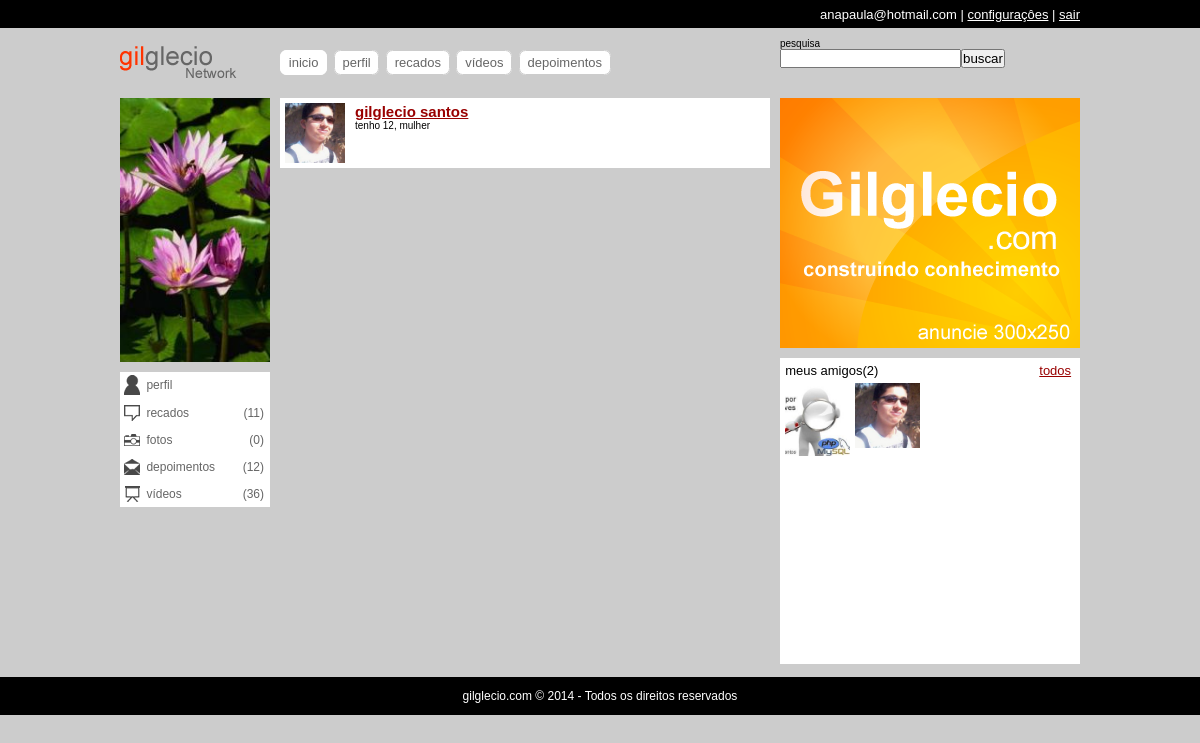
The page /busca.php?s=gilglecio (signed in) on the database as committed earlier.
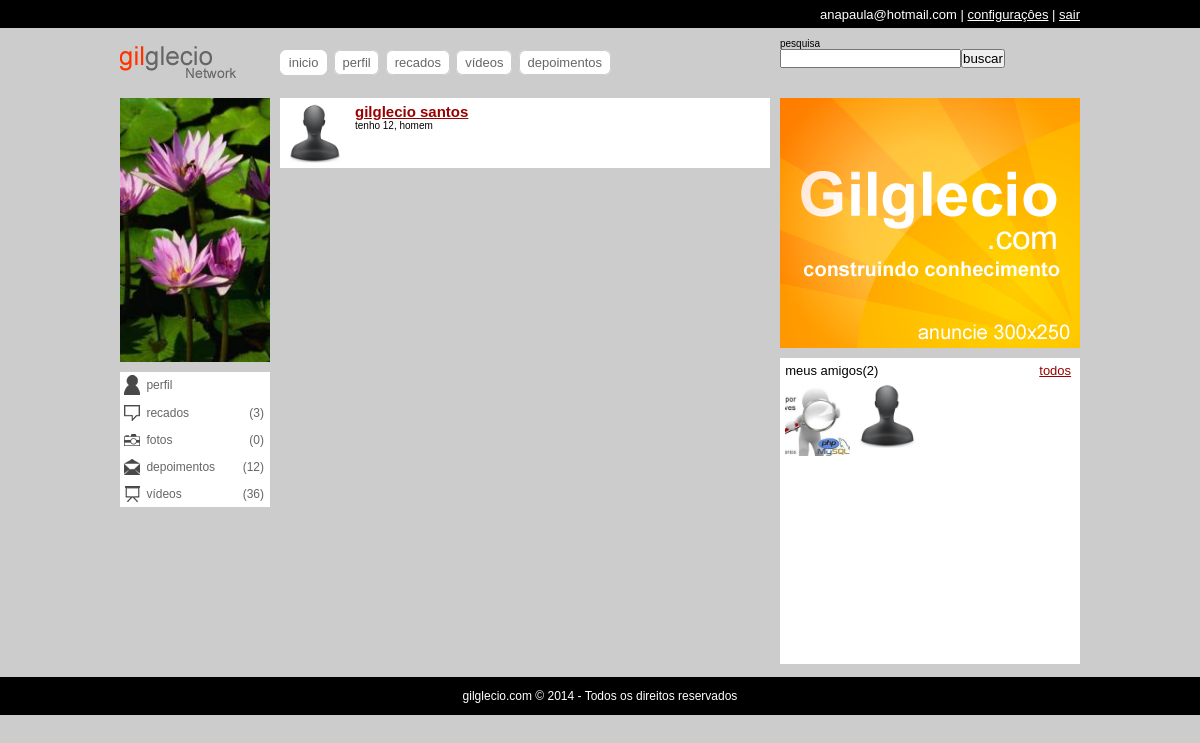
The same page on the database as committed later.
### tables this page shows
CREATE TABLE `usuarios` (
  `id` int(11) NOT NULL AUTO_INCREMENT,
  `email` varchar(64) NOT NULL,
  `senha` varchar(128) NOT NULL,
  `nome` varchar(32) NOT NULL,
  `sobrenome` varchar(64) NOT NULL,
  `nascimento` date NOT NULL,
  `sexo` varchar(10) NOT NULL,
  `imagem` varchar(128) DEFAULT NULL,
  `status` int(1) NOT NULL DEFAULT '0',
  `cadastro` date NOT NULL,
  `nivel` int(1) NOT NULL DEFAULT '0',
  PRIMARY KEY (`id`)
);

### classes/DB.class.php (called while the page is built, shortened)
<?php
	class DB{
		private static $conn;
		static function getConn(){
			if(is_null(self::$conn)){
				self::$conn = new PDO('mysql:host=localhost;dbname=aularedesocial','root','');
				self::$conn->setAttribute(PDO::ATTR_ERRMODE,PDO::ERRMODE_EXCEPTION);
			}
			return self::$conn;
		}
	}

### classes/Recados.class.php (called while the page is built, shortened)
<?php
	class Recados extends DB{
		static function getRecados($idExtrangeiro){
			$select = self::getConn()->prepare("
			SELECT u.id, u.nome, u.sobrenome, u.imagem, a.de, a.para, r.id, r.recado, r.de, r.para, r.data, r.status FROM usuarios u
			INNER JOIN amisade a ON (((u.id=a.de) AND (a.para=?)) OR ((u.id=a.para) AND (a.de=?)))
			INNER JOIN recados r ON ((r.de=u.id) AND (r.para='publico' OR r.para='amigos' OR r.para=?) AND r.status=1) AND a.status=1 ORDER BY r.data DESC");
			$select->execute(array($idExtrangeiro,$idExtrangeiro,$idExtrangeiro));
			$d['num'] = $select->rowCount();
			$d['dados'] = $select->fetchAll();
			return $d;
		}
	}

### classes/Amisade.class.php (called while the page is built, shortened)
<?php
	class Amisade extends DB{
		static function list_amigos($idExtrangeiro){
			$selAmigos= self::getConn()->prepare('SELECT u.id, u.nome, u.sobrenome, u.imagem FROM usuarios u INNER JOIN amisade a ON (((u.id=a.de) AND (a.para=?)) OR ((u.id=a.para) AND (a.de=?))) AND a.status=1');
			$selAmigos->execute(array($idExtrangeiro,$idExtrangeiro));
			$d['num'] = $selAmigos->rowCount();
			$d['dados'] = $selAmigos->fetchAll();
			return $d;
		}
	}

### classes/Allbuns.class.php (called while the page is built, shortened)
<?php
	class Albuns extends DB{
		static function listAlbuns($usuario){
			$list = self::getConn()->prepare('SELECT * FROM `albuns` WHERE `usuario`=?');
			$list->execute(array($usuario));
			$d['num'] = $list->rowCount();
			$d['dados'] = $list->fetchAll();
			return $d;
		}
		static function totalFotos($usuario){
			$albuns = self::listAlbuns($usuario);
			$totalfotos = 0;
			return $totalfotos;
		}
	}

### busca.php (the view)
<?php include('includes/header.php'); ?>
        <div id="amarra-center-left">
            <div class="center" id="busca">
            <?php
				if(isset($_GET['s']) AND $_GET['s']<>''){
					$explode = explode(' ',$_GET['s']);
					$numP = count($explode);
					if($numP==1){
						$busca = ' `nome` LIKE :nome ';
					}else{
						$busca = ' `nome`=:nome  AND `sobrenome` LIKE :sobrenome ';
					}
					$buscar = DB::getConn()->prepare("SELECT * FROM `usuarios` WHERE $busca");
					if($numP==1){
						$buscar->bindValue(":nome",'%'.$explode[0].'%',PDO::PARAM_STR);
					}else{
						$buscar->bindValue(":nome",$explode[0],PDO::PARAM_STR);
						$buscar->bindValue(":sobrenome",'%'.$explode[1].'%',PDO::PARAM_STR);
					}
					$buscar->execute();
					if($buscar->rowCount()>0){
						echo '<ul>';
						while($resbusca=$buscar->fetch(PDO::FETCH_ASSOC)){
							if($resbusca['id']<>$user_id){
								$idade = (date('Y')-date('Y',strtotime($resbusca['nascimento'])));
								$idade = ($idade==0) ? '' : 'tenho '.$idade.', ';
								$genero = ($resbusca['sexo']=='feminino') ? 'mulher' : 'homem';
								echo '<li><span><img src="uploads/usuarios/'.user_img($resbusca['imagem']).'" /></span>
								<h2><a href="perfil.php?uid='.$resbusca['id'].'">'.$resbusca['nome'].' '.$resbusca['sobrenome'].'</a></h2>
								<p>'.$idade.$genero.'</p></li>';
							}
						}
						echo '</ul>';
					}
				}else{
					echo 'Sem resultados';
				}
			?>
            </div>
            <div class="right">
                <?php include('includes/amigos.php'); ?>
            </div>
        </div>
<?php include('includes/footer.php'); ?>

### includes/header.php (shortened to what this page needs)
<?php
include('classes/DB.class.php');
include('classes/Login.class.php');
include('classes/Amisade.class.php');
include('classes/Recados.class.php');
include('classes/Allbuns.class.php');
$idExtrangeiro = (isset($_GET['uid'])) ? (int)$_GET['uid'] : $_SESSION['socialbigui_uid'];
function user_img($img){
	return ($img<>'' AND file_exists('uploads/usuarios/'.$img)) ? $img : 'default.png';
}
$user_imagem = user_img($user_imagem);
?>
<!DOCTYPE HTML>
<html lang="pt-br">
<head>
<link rel="stylesheet" media="screen" href="estilos/template.css" type="text/css" />
</head>
<body>
<div id="topo">
	<div class="cAlign">
        <span><?php echo $_SESSION['socialbigui_usuario'] ?> | <a href="#">configura&ccedil;&ocirc;es</a> | <a href="?sair=true">sair</a></span>
    </div>
</div>
<div class="cAlign">
    <div id="header">
    	<div class="left">
        </div>
        <div class="center">
      		<ul>
                <li><a href="./" class="ativo">inicio</a></li>
                <li><a href="perfil.php">perfil</a></li>
                <li><a href="recados.php">recados</a></li>
                <li><a href="videos.php">v&iacute;deos</a></li>
                <li><a href="depoimentos.php">depoimentos</a></li>
            </ul>
        </div>
        <div class="right">
        	<span>pesquisa</span>
            <form name="pesquisa-all" action="busca.php" method="get">
            	<input type="text" name="s" /><input type="submit" value="buscar" />
            </form>
        </div>
    </div>
    <div id="content">
		<div class="left">
            <div class="blocos" id="foto-perfil">
            	<a href="#"><img src="uploads/usuarios/<?php echo $user_imagem; ?>" alt="<?php echo $user_nome ?>" title="<?php echo $user_nome ?>" /></a>
            </div>
            <?php
			$list_amigos = Amisade::list_amigos($idExtrangeiro);
			$albuns = Albuns::listAlbuns($idExtrangeiro);
			?>
            <div class="blocos" id="menu-lateral">
            	<ul>
                	<li><a href="perfil.php?uid=<?php echo $idExtrangeiro ?>" class="perfil">perfil</a></li>
                   	<?php $recados = Recados::getRecados($idExtrangeiro); ?>
                	<li><a href="recados.php?uid=<?php echo $idExtrangeiro ?>" class="recados">recados <span>(<?php echo $recados['num'] ?>)</span></a></li>
                    <li><a href="albuns.php?uid=<?php echo $idExtrangeiro ?>" class="fotos">fotos <span>(<?php echo Albuns::totalFotos($idExtrangeiro); ?>)</span></a></li>
                    <li><a href="depoimentos.php?uid=<?php echo $idExtrangeiro ?>" class="depoimentos">depoimentos <span>(12)</span></a></li>
                    <li><a href="videos.php?uid=<?php echo $idExtrangeiro ?>" class="videos">v&iacute;deos <span>(36)</span></a></li>
                </ul>
            </div>
        </div>

### includes/amigos.php
<div class="blocos" id="publicidade">
    <img src="midias/banner.png" />
</div>
<div class="blocos" id="meus-amigos">
    <span>meus amigos(<?php echo $list_amigos['num'] ?>) <a href="#">todos</a></span>
    <ul>
    	<?php
		if($list_amigos['num']>0){
			foreach($list_amigos['dados'] as $resAmigos){
				echo '<li><span><a href="perfil.php?uid='.$resAmigos[0].'"><img src="uploads/usuarios/'.user_img($resAmigos[3]).'" alt="" title="'.$resAmigos[1].' '.$resAmigos[2].'" /></a></span></li>';
			}
		}else{
			echo 'Você não tem amigos';
		}
		?>
    </ul>
</div>

### includes/footer.php
</div>
</div>
<div id="footer">
	<div class="cAlign">
    	<p>gilglecio.com &copy; <?php echo date('Y') ?> - Todos os direitos reservados</p>
    </div>
</div>
</body>
</html>

### estilos/template.css (style rules this page uses)
* { margin:0; padding:0; }
body { background:#CCC; font:62.5% "Trebuchet MS", Arial, Helvetica, sans-serif; text-align:center; }
img { display:block; }
a { color:#900; }
.cAlign { width:960px; margin:0 auto; text-align:left; }
div#topo { background:#000; color:#FFF; padding:0.5em 0; overflow:hidden; font-size:1.3em; }
div#topo span { float:right; }
div#topo span a { color:#FFF; }
div#header { width:100%; min-height:50px;padding:1em 0; }
div.left { width:149.999px; }
div.center { width:489.999px; margin:0 1em; }
div.right { width:299.999px; }
div.left, div.center, div.right { min-height:50px; float:left; }
div#header div.left { background:url(../images/bigui.png) no-repeat left; }
div#header .center ul { margin-bottom:-0.1em; list-style:none; font-size:1.3em; float:left; margin-top:17px; }
div#header .center ul li { float:left; display:inline; }
div#header .center ul li a { border:1px solid #CCC; background:#fff; color:#666; margin-right:0.5em; padding:0.3em 0.6em;border-radius:0.5em; text-decoration:none; }
div#header .center ul li a.ativo, div#header .center ul li a:hover { border:1px solid #fff; }
div#content { overflow:hidden; }
div.blocos { width:100%; min-height:50px; margin-bottom:1em; clear:both; background:#fff; }
div#content .blocos { width:auto; }
div#foto-perfil { overflow:hidden; }
div#foto-perfil img { width:100%; float:left; }
div#menu-lateral ul { font-size:1.2em; list-style:none; }
div#menu-lateral ul li a { display:block; color:#666; text-decoration:none; padding:0.5em; margin-bottom:0.1em; padding-left:2.2em; }
div#menu-lateral ul li a span { float:right; }
div#menu-lateral ul li a.perfil { background:url(../images/perfil.png) no-repeat left; }
div#menu-lateral ul li a.recados { background:url(../images/recados.png) no-repeat left; }
div#menu-lateral ul li a.fotos { background:url(../images/fotos.png) no-repeat left; }
div#menu-lateral ul li a.videos { background:url(../images/videos.png) no-repeat left; }
div#menu-lateral ul li a.depoimentos { background:url(../images/depoimentos.png) no-repeat left; }
div#meus-amigos { padding:0.2em; overflow:hidden; font-size:1.3em; }
div#meus-amigos span { width:97%; display:block; padding:0.2em; }
div#meus-amigos span a { float:right; }
div#meus-amigos ul { width:298px; height:281px; overflow-y:scroll; list-style:none; }
div#meus-amigos ul li { display:inline; float:left; }
div#meus-amigos ul li span { width:65px; height:70px; overflow:hidden; }
div#meus-amigos ul li img { width:100%; }
div#busca ul li { background:#FFF; margin-bottom:3px; overflow:hidden; list-style:none; padding:5px; }
div#busca ul li span { width:60px; height:60px; overflow:hidden; float:left; margin-right:10px; }
div#busca ul li img { width:100%; }
div#footer { width:100%; background:#000; color:#FFF; font-size:1.2em; text-align:center; padding:1em 0; }
div#footer p { display:block; width:100%; text-align:center; }

Rows that differ between the two databases and show on the page:
changed usuarios "gilglecio": imagem: picture removed, a placeholder shows; sexo "mulher" → "homem"
Other text that changed with them:
$recados['num']: "11" → "3"
